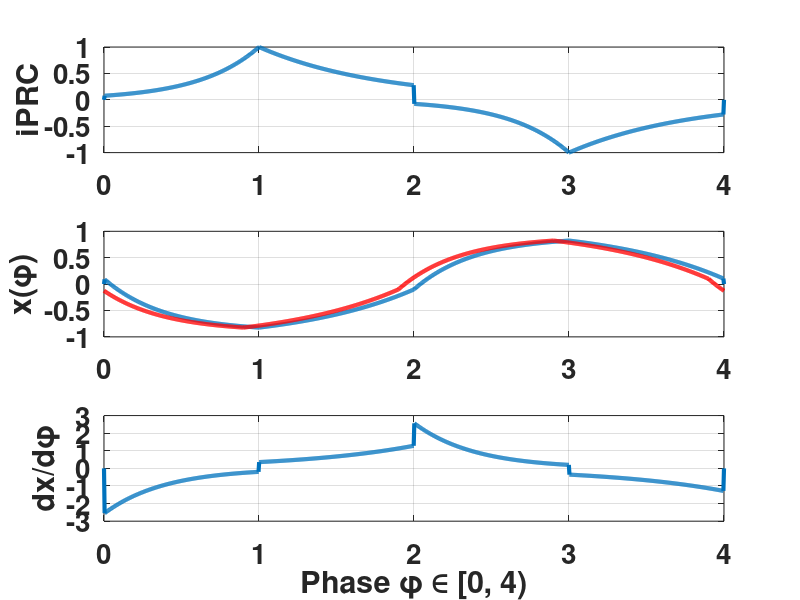

The MATLAB script that drew this image:
% Copyright (c) 2011, Peter Thomas
% All rights reserved.
%
% Redistribution and use in source and binary forms, with or without
% modification, are permitted provided that the following conditions are met:
%
% * Redistributions of source code must retain the above copyright notice,
%   this list of conditions and the following disclaimer.
%
% * Redistributions in binary form must reproduce the above copyright
%   notice, this list of conditions and the following disclaimer in the
%   documentation and/or other materials provided with the distribution.
%
% THIS SOFTWARE IS PROVIDED BY THE COPYRIGHT HOLDERS AND CONTRIBUTORS "AS IS"
% AND ANY EXPRESS OR IMPLIED WARRANTIES, INCLUDING, BUT NOT LIMITED TO, THE
% IMPLIED WARRANTIES OF MERCHANTABILITY AND FITNESS FOR A PARTICULAR PURPOSE
% ARE DISCLAIMED. IN NO EVENT SHALL THE COPYRIGHT HOLDER OR CONTRIBUTORS BE
% LIABLE FOR ANY DIRECT, INDIRECT, INCIDENTAL, SPECIAL, EXEMPLARY, OR
% CONSEQUENTIAL DAMAGES (INCLUDING, BUT NOT LIMITED TO, PROCUREMENT OF
% SUBSTITUTE GOODS OR SERVICES; LOSS OF USE, DATA, OR PROFITS; OR BUSINESS
% INTERRUPTION) HOWEVER CAUSED AND ON ANY THEORY OF LIABILITY, WHETHER IN
% CONTRACT, STRICT LIABILITY, OR TORT (INCLUDING NEGLIGENCE OR OTHERWISE)
% ARISING IN ANY WAY OUT OF THE USE OF THIS SOFTWARE, EVEN IF ADVISED OF THE
% POSSIBILITY OF SUCH DAMAGE.

% code to check prediction of stability/instability for diffusively coupled
% iris systems.

format long

phi=linspace(0, 4, 1000); % phase as defined in Shaw/Young/Chiel/Thomas paper
lam=2; % saddle value
a=.2; % twist parameter -- large
%a=.001; % twist parameter -- small
rho=@(u)u^lam-u+a; % "u" for LC is a root of this equation
uu=fzero(rho,0) % u coordinate for LC igress
ss=uu^lam % s coordinate for LC egress
z1=@(phi)(abs(phi-.5)<.5).*ss.^(1-phi);
z2=@(phi)(abs(phi-1.5)<.5).*uu.^(phi-1);
z3=@(phi)(abs(phi-2.5)<.5).*ss.^(-phi+3)*(-1);
z4=@(phi)(abs(phi-3.5)<.5).*uu.^(phi-3)*(-1);
z=@(phi)z1(phi)+z2(phi)+z3(phi)+z4(phi);

% trajectory
% PJT's first calculation -- incorrect
% x1=@(phi)(abs(phi-.5)<.5).*(-1+uu.^(1-phi));
% x2=@(phi)(abs(phi-1.5)<.5).*(1-ss.^(phi-1));
% x3=@(phi)(abs(phi-2.5)<.5).*(1-uu.^(1-(phi-2)));
% x4=@(phi)(abs(phi-3.5)<.5).*(-1+ss.^(phi-3));
% x=@(phi)x1(phi)+x2(phi)+x3(phi)+x4(phi);

% KMS' calculation -- confirmed by PJT
x1=@(phi)(abs(phi-.5)<.5).*(-1+a/2+ss.^phi);
x2=@(phi)(abs(phi-1.5)<.5).*(-1-a/2+uu.^(2-phi));
x3=@(phi)(abs(phi-2.5)<.5).*(1-a/2-ss.^(phi-2));
x4=@(phi)(abs(phi-3.5)<.5).*(1+a/2-uu.^(4-phi));
x=@(phi)x1(phi)+x2(phi)+x3(phi)+x4(phi);

% dx/dphi
xp1=@(phi)(abs(phi-.5)<.5).*(ss.^phi).*log(ss);
xp2=@(phi)(abs(phi-1.5)<.5).*(-uu.^(2-phi)).*log(uu);
xp3=@(phi)(abs(phi-2.5)<.5).*(-ss.^(phi-2)).*log(ss);
xp4=@(phi)(abs(phi-3.5)<.5).*(uu.^(4-phi)).*log(uu);
xp=@(phi)xp1(phi)+xp2(phi)+xp3(phi)+xp4(phi);

subplot(3,1,1)
plot(phi,z(phi),'LineWidth',3)
ylabel('iPRC','FontSize',20,'FontWeight','bold')
grid on
set(gca,'FontSize',20,'FontWeight','bold')

subplot(3,1,2)
plot(phi,x(phi),'LineWidth',3)
hold on
plot(phi,x(mod(phi+.1,4)),'r','LineWidth',3) 
ylabel('x(\phi)','FontSize',20,'FontWeight','bold')
grid on
set(gca,'FontSize',20,'FontWeight','bold')

subplot(3,1,3)
plot(phi,xp(phi),'LineWidth',3)
xlabel('Phase \phi \in [0, 4)','FontSize',20,'FontWeight','bold')
ylabel('dx/d\phi','FontSize',20,'FontWeight','bold')
hold on
grid on
set(gca,'FontSize',20,'FontWeight','bold')
shg

print -dpdf irisprc_coupling_check.pdf

